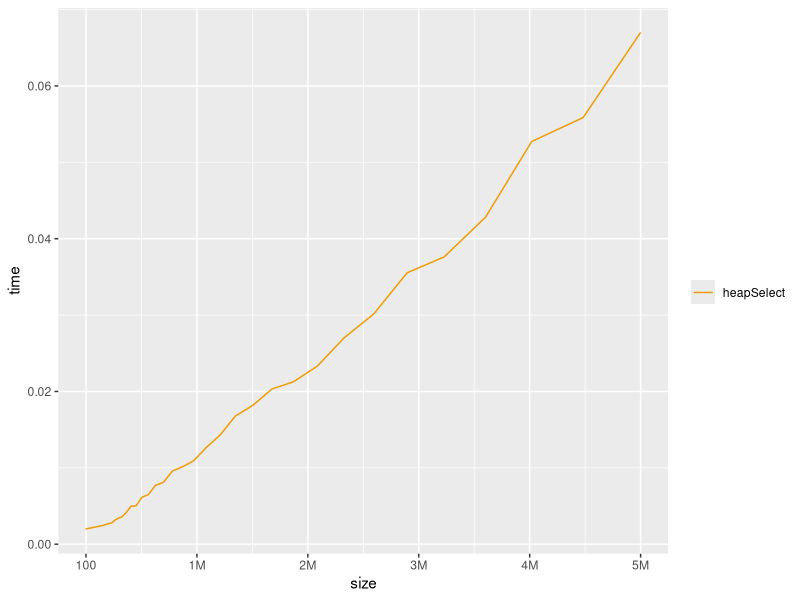
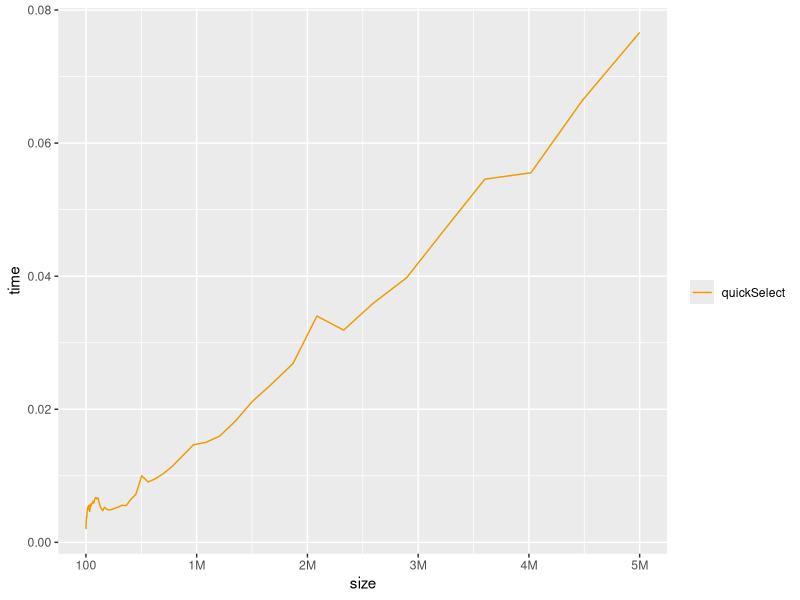
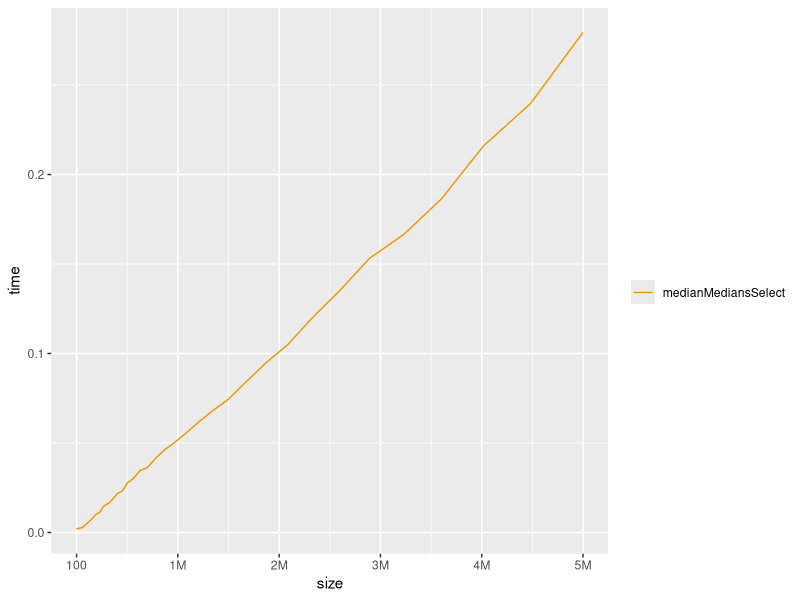
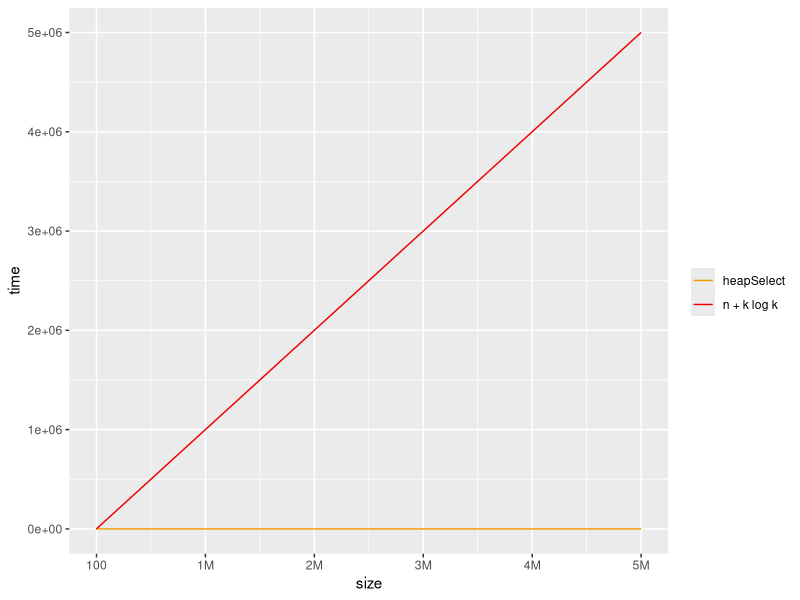

Generate these figures, in order, with R: (Note: this script raises an error after producing the figures.)
## ---- chunk 1
# caricamento librerie
library("dplyr")
library("ggplot2")
library("tidyverse")
library("scales")
## ---- chunk 2
# caricamento dataset
df <- read.csv("asymptotic_times.csv")

df %>% 
  filter(time < 0.001001)

#View(df)
## ---- chunk 3
#heapSelect
heap_select <- 
  df %>% 
  filter(algorithm == "heapSelect")
  
#View(heap_select)
## ---- chunk 4
# quickSelect
quick_select <- 
  df %>% 
  filter(algorithm == "quickSelect")

#View(quick_select)
## ---- chunk 5
# medianMedianSelect
median_select <- 
  df %>% 
  filter(algorithm == "medianMediansSelect")

#View(median_select)
## ---- chunk 6
# geom_line di heap_select
heap_select_plot <-
  ggplot(data = heap_select) +
  geom_line(mapping = aes(x = size, y = time, colour = "heapSelect")) +
  scale_color_manual("", values = c("heapSelect" = "orange2")) +
  scale_x_continuous(breaks = c(100, 1000000, 2000000, 3000000, 4000000, 5000000), labels = c("100", "1M", "2M", "3M", "4M", "5M")) +
  theme_get()

heap_select_plot
## ---- chunk 7
# geom_line di quick_select
quick_select_plot <-
  ggplot(data = quick_select) +
  geom_line(mapping = aes(x = size, y = time, colour = "quickSelect")) +
  scale_color_manual("", values = c("quickSelect" = "orange2")) +
  scale_x_continuous(breaks = c(100, 1000000, 2000000, 3000000, 4000000, 5000000), labels = c("100", "1M", "2M", "3M", "4M", "5M")) +
  theme_get()

quick_select_plot
## ---- chunk 8
# geom_line di medianMediansSelect
median_select_plot <-
  ggplot(data = median_select) +
  geom_line(mapping = aes(x = size, y = time, colour = "medianMediansSelect")) +
  scale_color_manual("", values = c("medianMediansSelect" = "orange2")) +
  scale_x_continuous(breaks = c(100, 1000000, 2000000, 3000000, 4000000, 5000000), labels = c("100", "1M", "2M", "3M", "4M", "5M")) +
  theme_get()

median_select_plot
## ---- chunk 9
# Confronto heapSelect con curva n + k log k (k = 99)
x <- heap_select$size
y <- x + (99 * log2(99))

heap_n_klogk <-
  ggplot(data = heap_select) +
  geom_line(mapping = aes(x = size, y = time, colour = "heapSelect")) +
  geom_line(mapping = aes(x, y, colour = "n + k log k")) +
  scale_color_manual("", values = c("heapSelect" = "orange2", "n + k log k" = "red2")) +
  labs() +
  theme(axis.text.x=element_blank(),
    axis.ticks.x=element_blank(),
    axis.text.y=element_blank(),
    axis.ticks.y=element_blank()) +
  scale_x_continuous(breaks = c(100, 1000000, 2000000, 3000000, 4000000, 5000000), labels = c("100", "1M", "2M", "3M", "4M", "5M")) +
  theme_get()

heap_n_klogk
## ---- chunk 10
# Confronto heapSelect con curva n + k log k (k = 99) in scala logaritmica
heap_n_klogk_log <-
  ggplot(data = heap_select) +
  geom_line(mapping = aes(x = size, y = time, colour = "heapSelect")) +
  geom_line(mapping = aes(x, y, colour = "n + k log k")) +
  scale_color_manual("Scala logaritmica", values = c("heapSelect" = "orange2", "n + k log k" = "red2")) +
  labs() +
  theme_test() +
  theme(axis.text.x=element_blank(),
    axis.ticks.x=element_blank(),
    axis.text.y=element_blank(),
    axis.ticks.y=element_blank()) +
  scale_x_continuous(trans = "log2", 
    breaks = c(100, 1000000, 2000000, 3000000, 4000000, 5000000), 
    labels = c("100", "1M", "2M", "3M", "4M", "5M")
  ) +
  theme(axis.text.x = element_text(angle = 90), axis.text.y = element_blank()) +
  scale_y_continuous(trans = "log2") +
  theme_get()

quick_quad_log
## ---- chunk 11
# Confronto con curva quadratica per quickSelect
x <- quick_select$size
y <- x^2

quick_quad <-
  ggplot(data = quick_select) +
  geom_line(mapping = aes(x = size, y = time, colour = "quickSelect")) +
  geom_line(mapping = aes(x, y, colour = "n^2")) +
  scale_color_manual("", values = c("quickSelect" = "orange2", "n^2" = "red2")) +
  labs() +
  theme(axis.text.x=element_blank(),
    axis.ticks.x=element_blank(),
    axis.text.y=element_blank(),
    axis.ticks.y=element_blank()) +
  scale_x_continuous(breaks = c(100, 1000000, 2000000, 3000000, 4000000, 5000000), labels = c("100", "1M", "2M", "3M", "4M", "5M")) +
  theme_get()

quick_quad
## ---- chunk 12
# confronto con n^2 in scala logaritmica
quick_quad_log <-
  ggplot(data = quick_select) +
  geom_line(mapping = aes(x = size, y = time, colour = "quickSelect")) +
  geom_line(mapping = aes(x, y, colour = "n^2")) +
  scale_color_manual("Scala logaritmica", values = c("quickSelect" = "orange2", "n^2" = "red2")) +
  labs() +
  theme_test() +
  theme(axis.text.x=element_blank(),
    axis.ticks.x=element_blank(),
    axis.text.y=element_blank(),
    axis.ticks.y=element_blank()) +
  scale_x_continuous(trans = "log2", 
    breaks = c(100, 1000000, 2000000, 3000000, 4000000, 5000000), 
    labels = c("100", "1M", "2M", "3M", "4M", "5M")
  ) +
  theme(axis.text.x = element_text(angle = 90), axis.text.y = element_blank()) +
  scale_y_continuous(trans = "log2") +
  theme_get()

quick_quad_log
## ---- chunk 13
# Confronto con O(n) per medianMediansSelect
x <- median_select$size
y <- x

median_linear <-
  ggplot(data =  median_select) +
  geom_line(mapping = aes(x = size, y = time, colour = "medianMediansSelect")) +
  geom_line(mapping = aes(x, y, colour = "n")) +
  scale_color_manual("", values = c("medianMediansSelect" = "orange2", "n" = "red2")) +
  labs() +
  theme(axis.text.x=element_blank(),
    axis.ticks.x=element_blank(),
    axis.text.y=element_blank(),
    axis.ticks.y=element_blank()) +
  scale_x_continuous(breaks = c(100, 1000000, 2000000, 3000000, 4000000, 5000000), labels = c("100", "1M", "2M", "3M", "4M", "5M")) +
  theme_get()

median_linear
## ---- chunk 14
# confronto con =(n) in scala logaritmica
median_linear_log <-
  ggplot(data = median_select) +
  geom_line(mapping = aes(x = size, y = time, colour = "medianMediansSelect")) +
  geom_line(mapping = aes(x, y, colour = "n")) +
  scale_color_manual("Scala logaritmica", values = c("medianMediansSelect" = "orange2", "n" = "red2")) +
  labs() +
  theme_test() +
  theme(axis.text.x=element_blank(),
    axis.ticks.x=element_blank(),
    axis.text.y=element_blank(),
    axis.ticks.y=element_blank()) +
  scale_x_continuous(trans = "log2", 
    breaks = c(100, 1000000, 2000000, 3000000, 4000000, 5000000), 
    labels = c("100", "1M", "2M", "3M", "4M", "5M")
  ) +
  theme(axis.text.x = element_text(angle = 90), axis.text.y = element_blank()) +
  scale_y_continuous(trans = "log2") +
  theme_get()

median_linear_log
## ---- chunk 15
heap_select_plotLog <-
  ggplot(data = heap_select) +
  geom_line(mapping = aes(x = size, y = time), color = "orange") +
  scale_x_continuous(trans = "log2", 
    breaks = c(100, 1000000, 2000000, 3000000, 4000000, 5000000), 
    labels = c("100", "1M", "2M", "3M", "4M", "5M")
  ) +
  theme(axis.text.x = element_text(angle = 90), axis.text.y = element_blank()) +
  scale_y_continuous(trans='log2')

heap_select_plotLog
## ---- chunk 16
quick_select_plotLog <-
  ggplot(data = quick_select) +
  geom_line(mapping = aes(x = size, y = time), color = "orange") +
  scale_x_continuous(trans = "log2", 
    breaks = c(100, 1000000, 2000000, 3000000, 4000000, 5000000), 
    labels = c("100", "1M", "2M", "3M", "4M", "5M")
  ) +
  theme(axis.text.x = element_text(angle = 90), axis.text.y = element_blank()) +
  scale_y_continuous(trans='log2')

quick_select_plotLog
## ---- chunk 17
median_select_plotLog <-
  ggplot(data = median_select) +
  geom_line(mapping = aes(x = size, y = time), color = "orange") +
  scale_x_continuous(trans = "log2", 
    breaks = c(100, 1000000, 2000000, 3000000, 4000000, 5000000), 
    labels = c("100", "1M", "2M", "3M", "4M", "5M")
  ) +
  theme(axis.text.x = element_text(angle = 90), axis.text.y = element_blank()) +
  scale_y_continuous(trans='log2')

median_select_plotLog
## ---- chunk 18

